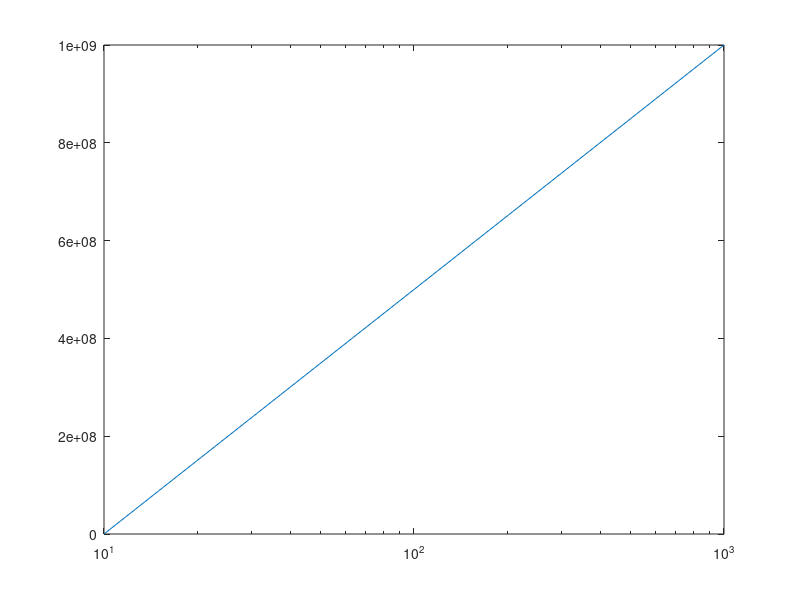
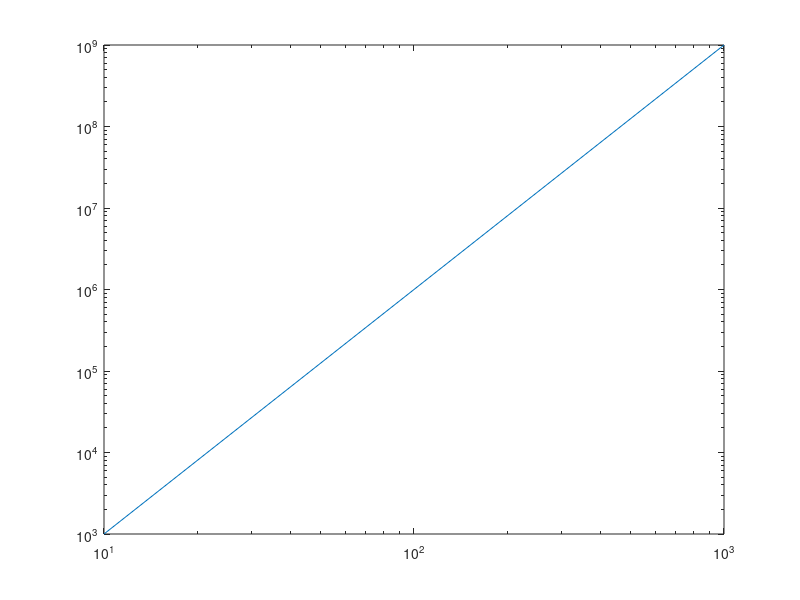
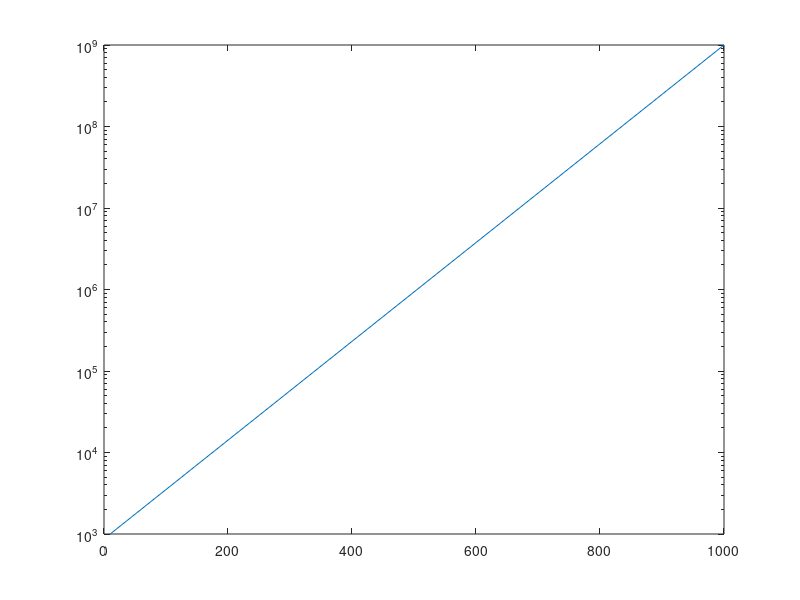

These figures' MATLAB source, in order:
% Page 44 Ans 4
x = [0,10,1000];
y = x.^3;
figure;
semilogx( x, y )
figure;
loglog ( x, y )
figure;
semilogy( x, y )